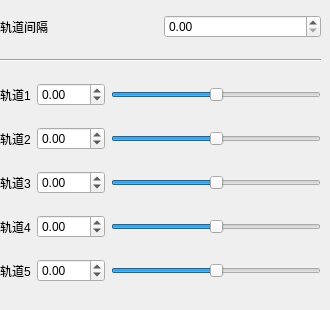
          <widget class="QWidget" name="_5K">
           <attribute name="title">
            <string>5K</string>
           </attribute>
           <widget class="QWidget" name="verticalLayoutWidget_6">
            <property name="geometry">
             <rect>
              <x>0</x>
              <y>0</y>
              <width>321</width>
              <height>301</height>
             </rect>
            </property>
            <layout class="QVBoxLayout" name="verticalLayout_7">
             <item>
              <layout class="QHBoxLayout" name="horizontalLayout_16">
               <item>
                <widget class="QLabel" name="dist_5K_label">
                 <property name="toolTip">
                  <string>&lt;html&gt;&lt;head/&gt;&lt;body&gt;&lt;p&gt;五个轨道两两间隔（推荐值：250）&lt;/p&gt;&lt;/body&gt;&lt;/html&gt;</string>
                 </property>
                 <property name="text">
                  <string>轨道间隔</string>
                 </property>
                </widget>
               </item>
               <item>
                <widget class="QDoubleSpinBox" name="dist_5K">
                 <property name="maximum">
                  <double>270.000000000000000</double>
                 </property>
                 <property name="singleStep">
                  <double>5.000000000000000</double>
                 </property>
                </widget>
               </item>
              </layout>
             </item>
             <item>
              <widget class="Line" name="line_2">
               <property name="orientation">
                <enum>Qt::Horizontal</enum>
               </property>
              </widget>
             </item>
             <item>
              <layout class="QHBoxLayout" name="horizontalLayout_17">
               <item>
                <widget class="QLabel" name="_5K1_label">
                 <property name="text">
                  <string>轨道1</string>
                 </property>
                </widget>
               </item>
               <item>
                <widget class="QDoubleSpinBox" name="_5K1">
                 <property name="minimum">
                  <double>-675.000000000000000</double>
                 </property>
                 <property name="maximum">
                  <double>675.000000000000000</double>
                 </property>
                 <property name="singleStep">
                  <double>5.000000000000000</double>
                 </property>
                </widget>
               </item>
               <item>
                <widget class="QSlider" name="_5K1_sl">
                 <property name="minimum">
                  <number>-675</number>
                 </property>
                 <property name="maximum">
                  <number>675</number>
                 </property>
                 <property name="orientation">
                  <enum>Qt::Horizontal</enum>
                 </property>
                </widget>
               </item>
              </layout>
             </item>
             <item>
              <layout class="QHBoxLayout" name="horizontalLayout_20">
               <item>
                <widget class="QLabel" name="_5K2_label">
                 <property name="text">
                  <string>轨道2</string>
                 </property>
                </widget>
               </item>
               <item>
                <widget class="QDoubleSpinBox" name="_5K2">
                 <property name="minimum">
                  <double>-675.000000000000000</double>
                 </property>
                 <property name="maximum">
                  <double>675.000000000000000</double>
                 </property>
                 <property name="singleStep">
                  <double>5.000000000000000</double>
                 </property>
                </widget>
               </item>
               <item>
                <widget class="QSlider" name="_5K2_sl">
                 <property name="minimum">
                  <number>-675</number>
                 </property>
                 <property name="maximum">
                  <number>675</number>
                 </property>
                 <property name="singleStep">
                  <number>1</number>
                 </property>
                 <property name="orientation">
                  <enum>Qt::Horizontal</enum>
                 </property>
                </widget>
               </item>
              </layout>
             </item>
             <item>
              <layout class="QHBoxLayout" name="horizontalLayout_22">
               <item>
                <widget class="QLabel" name="_5K3_label">
                 <property name="text">
                  <string>轨道3</string>
                 </property>
                </widget>
               </item>
               <item>
                <widget class="QDoubleSpinBox" name="_5K3">
                 <property name="minimum">
                  <double>-675.000000000000000</double>
                 </property>
                 <property name="maximum">
                  <double>675.000000000000000</double>
                 </property>
                 <property name="singleStep">
                  <double>5.000000000000000</double>
                 </property>
                </widget>
               </item>
               <item>
                <widget class="QSlider" name="_5K3_sl">
                 <property name="minimum">
                  <number>-675</number>
                 </property>
                 <property name="maximum">
                  <number>675</number>
                 </property>
                 <property name="orientation">
                  <enum>Qt::Horizontal</enum>
                 </property>
                </widget>
               </item>
              </layout>
             </item>
             <item>
              <layout class="QHBoxLayout" name="horizontalLayout_18">
               <item>
                <widget class="QLabel" name="_5K4_label">
                 <property name="text">
                  <string>轨道4</string>
                 </property>
                </widget>
               </item>
               <item>
                <widget class="QDoubleSpinBox" name="_5K4">
                 <property name="minimum">
                  <double>-675.000000000000000</double>
                 </property>
                 <property name="maximum">
                  <double>675.000000000000000</double>
                 </property>
                 <property name="singleStep">
                  <double>5.000000000000000</double>
                 </property>
                </widget>
               </item>
               <item>
                <widget class="QSlider" name="_5K4_sl">
                 <property name="minimum">
                  <number>-675</number>
                 </property>
                 <property name="maximum">
                  <number>675</number>
                 </property>
                 <property name="orientation">
                  <enum>Qt::Horizontal</enum>
                 </property>
                </widget>
               </item>
              </layout>
             </item>
             <item>
              <layout class="QHBoxLayout" name="horizontalLayout_19">
               <item>
                <widget class="QLabel" name="_5K5_label">
                 <property name="text">
                  <string>轨道5</string>
                 </property>
                </widget>
               </item>
               <item>
                <widget class="QDoubleSpinBox" name="_5K5">
                 <property name="minimum">
                  <double>-675.000000000000000</double>
                 </property>
                 <property name="maximum">
                  <double>675.000000000000000</double>
                 </property>
                 <property name="singleStep">
                  <double>5.000000000000000</double>
                 </property>
                </widget>
               </item>
               <item>
                <widget class="QSlider" name="_5K5_sl">
                 <property name="minimum">
                  <number>-675</number>
                 </property>
                 <property name="maximum">
                  <number>675</number>
                 </property>
                 <property name="orientation">
                  <enum>Qt::Horizontal</enum>
                 </property>
                </widget>
               </item>
              </layout>
             </item>
            </layout>
           </widget>
          </widget>
